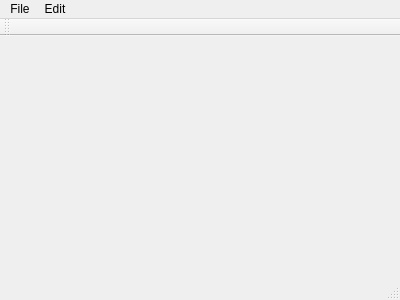
<?xml version="1.0" encoding="UTF-8"?>
<ui version="4.0">
 <class>MainWindow</class>
 <widget class="QMainWindow" name="MainWindow">
  <property name="geometry">
   <rect>
    <x>0</x>
    <y>0</y>
    <width>400</width>
    <height>300</height>
   </rect>
  </property>
  <property name="windowTitle">
   <string>MainWindow</string>
  </property>
  <property name="windowIcon">
   <iconset resource="res.qrc">
    <normaloff>:/img/shopping_cart.png</normaloff>:/img/shopping_cart.png</iconset>
  </property>
  <widget class="QWidget" name="centralWidget"/>
  <widget class="QMenuBar" name="menuBar">
   <property name="geometry">
    <rect>
     <x>0</x>
     <y>0</y>
     <width>400</width>
     <height>19</height>
    </rect>
   </property>
   <widget class="QMenu" name="menuFile">
    <property name="title">
     <string>File</string>
    </property>
    <addaction name="actionExit"/>
   </widget>
   <widget class="QMenu" name="menuTools">
    <property name="title">
     <string>Edit</string>
    </property>
    <addaction name="actionSettings"/>
    <addaction name="separator"/>
    <addaction name="actionError_Log"/>
    <addaction name="actionDeregister"/>
   </widget>
   <addaction name="menuFile"/>
   <addaction name="menuTools"/>
  </widget>
  <widget class="QToolBar" name="mainToolBar">
   <attribute name="toolBarArea">
    <enum>TopToolBarArea</enum>
   </attribute>
   <attribute name="toolBarBreak">
    <bool>false</bool>
   </attribute>
  </widget>
  <widget class="QStatusBar" name="statusBar"/>
  <action name="actionSettings">
   <property name="text">
    <string>Settings</string>
   </property>
  </action>
  <action name="actionExit">
   <property name="text">
    <string>Exit</string>
   </property>
  </action>
  <action name="actionError_Log">
   <property name="text">
    <string>Error Log</string>
   </property>
  </action>
  <action name="actionDeregister">
   <property name="text">
    <string>Deregister</string>
   </property>
  </action>
 </widget>
 <layoutdefault spacing="6" margin="11"/>
 <resources>
  <include location="res.qrc"/>
 </resources>
 <connections/>
</ui>
